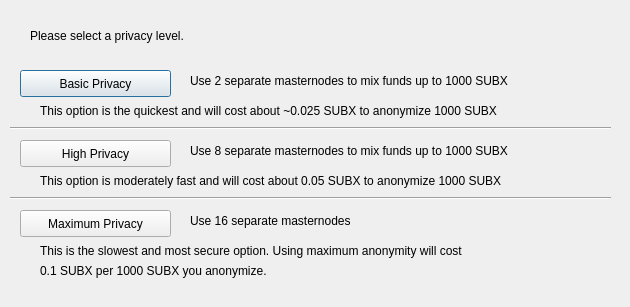
<?xml version="1.0" encoding="UTF-8"?>
<ui version="4.0">
 <class>DarksendConfig</class>
 <widget class="QDialog" name="DarksendConfig">
  <property name="geometry">
   <rect>
    <x>0</x>
    <y>0</y>
    <width>630</width>
    <height>307</height>
   </rect>
  </property>
  <property name="windowTitle">
   <string>Configure Darksend</string>
  </property>
  <widget class="QPushButton" name="buttonBasic">
   <property name="geometry">
    <rect>
     <x>20</x>
     <y>70</y>
     <width>151</width>
     <height>27</height>
    </rect>
   </property>
   <property name="text">
    <string>Basic Privacy</string>
   </property>
  </widget>
  <widget class="QPushButton" name="buttonHigh">
   <property name="geometry">
    <rect>
     <x>20</x>
     <y>140</y>
     <width>151</width>
     <height>27</height>
    </rect>
   </property>
   <property name="text">
    <string>High Privacy</string>
   </property>
  </widget>
  <widget class="QPushButton" name="buttonMax">
   <property name="geometry">
    <rect>
     <x>20</x>
     <y>210</y>
     <width>151</width>
     <height>27</height>
    </rect>
   </property>
   <property name="text">
    <string>Maximum Privacy</string>
   </property>
  </widget>
  <widget class="QLabel" name="label">
   <property name="geometry">
    <rect>
     <x>30</x>
     <y>20</y>
     <width>571</width>
     <height>31</height>
    </rect>
   </property>
   <property name="text">
    <string>Please select a privacy level.</string>
   </property>
  </widget>
  <widget class="QLabel" name="label_2">
   <property name="geometry">
    <rect>
     <x>190</x>
     <y>70</y>
     <width>421</width>
     <height>21</height>
    </rect>
   </property>
   <property name="text">
    <string>Use 2 separate masternodes to mix funds up to 1000 SUBX</string>
   </property>
  </widget>
  <widget class="QLabel" name="label_3">
   <property name="geometry">
    <rect>
     <x>190</x>
     <y>140</y>
     <width>411</width>
     <height>21</height>
    </rect>
   </property>
   <property name="text">
    <string>Use 8 separate masternodes to mix funds up to 1000 SUBX</string>
   </property>
  </widget>
  <widget class="QLabel" name="label_4">
   <property name="geometry">
    <rect>
     <x>190</x>
     <y>210</y>
     <width>421</width>
     <height>21</height>
    </rect>
   </property>
   <property name="text">
    <string>Use 16 separate masternodes</string>
   </property>
  </widget>
  <widget class="QLabel" name="label_6">
   <property name="geometry">
    <rect>
     <x>40</x>
     <y>100</y>
     <width>561</width>
     <height>21</height>
    </rect>
   </property>
   <property name="text">
    <string>This option is the quickest and will cost about ~0.025 SUBX to anonymize 1000 SUBX</string>
   </property>
  </widget>
  <widget class="QLabel" name="label_7">
   <property name="geometry">
    <rect>
     <x>40</x>
     <y>170</y>
     <width>561</width>
     <height>21</height>
    </rect>
   </property>
   <property name="text">
    <string>This option is moderately fast and will cost about 0.05 SUBX to anonymize 1000 SUBX</string>
   </property>
  </widget>
  <widget class="QLabel" name="label_8">
   <property name="geometry">
    <rect>
     <x>40</x>
     <y>240</y>
     <width>561</width>
     <height>21</height>
    </rect>
   </property>
   <property name="text">
    <string>This is the slowest and most secure option. Using maximum anonymity will cost</string>
   </property>
  </widget>
  <widget class="QLabel" name="label_9">
   <property name="geometry">
    <rect>
     <x>40</x>
     <y>260</y>
     <width>561</width>
     <height>21</height>
    </rect>
   </property>
   <property name="text">
    <string>0.1 SUBX per 1000 SUBX you anonymize.</string>
   </property>
  </widget>
  <widget class="Line" name="line">
   <property name="geometry">
    <rect>
     <x>10</x>
     <y>120</y>
     <width>601</width>
     <height>16</height>
    </rect>
   </property>
   <property name="orientation">
    <enum>Qt::Horizontal</enum>
   </property>
  </widget>
  <widget class="Line" name="line_2">
   <property name="geometry">
    <rect>
     <x>10</x>
     <y>190</y>
     <width>601</width>
     <height>16</height>
    </rect>
   </property>
   <property name="orientation">
    <enum>Qt::Horizontal</enum>
   </property>
  </widget>
 </widget>
 <resources/>
 <connections/>
</ui>
